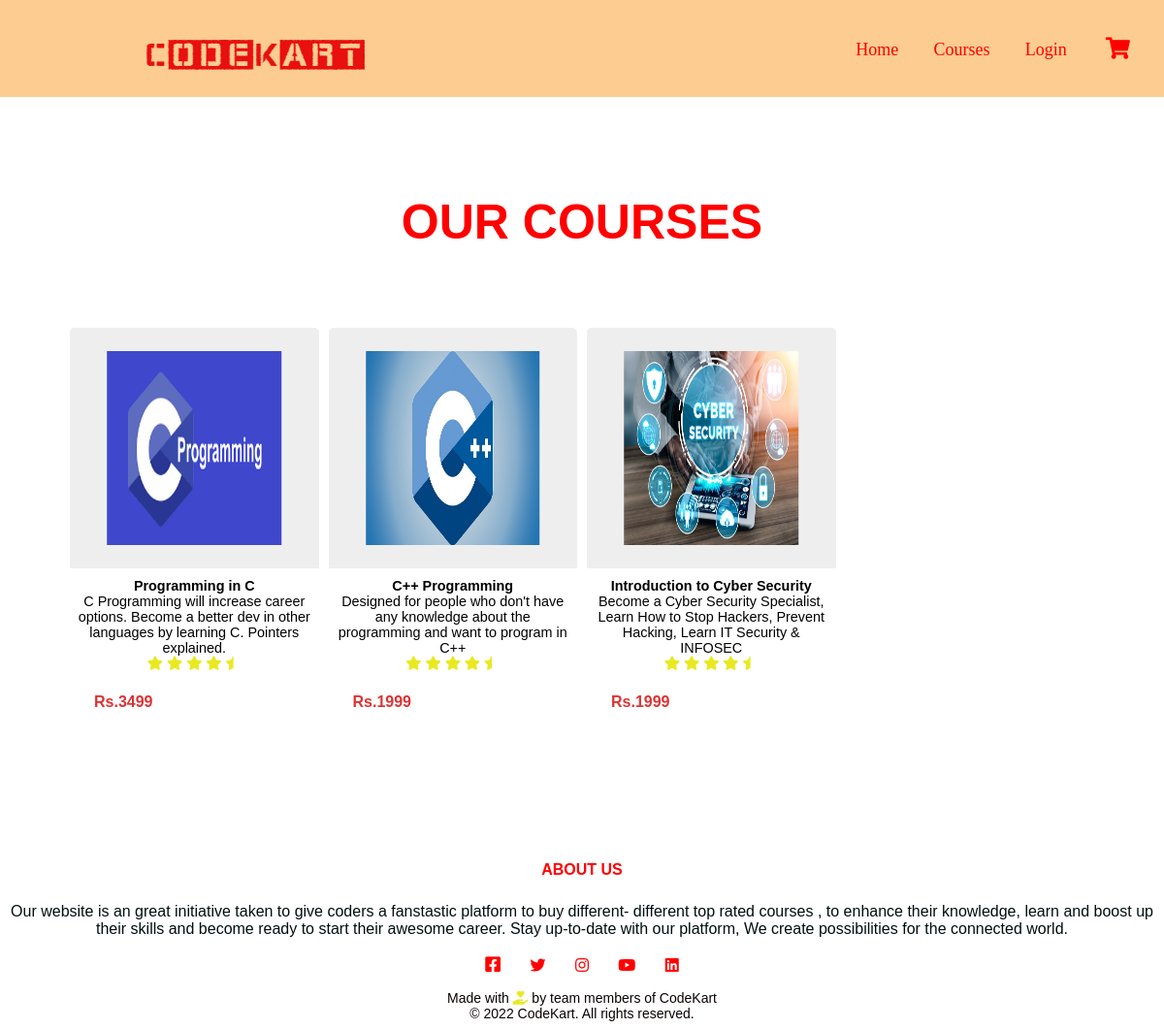
/courses.php, run on the app's committed database.
### tables this page shows
CREATE TABLE `Course_details` (
  `course_id` int(11) NOT NULL,
  `course_title` varchar(255) DEFAULT NULL,
  `course_short_desc` varchar(255) DEFAULT NULL,
  `course_wylleft` longtext DEFAULT NULL,
  `course_wylright` longtext DEFAULT NULL,
  `course_long_desc` longtext DEFAULT NULL,
  `course_rating` int(11) DEFAULT 5,
  `course_price` int(11) DEFAULT NULL,
  `course_image` varchar(255) NOT NULL,
  `creator_id` int(11) DEFAULT NULL
);

### backend/cms/cms-includes/functions.php (called while the page is built, shortened)
<?php
function getAllCourseData(){
    global $conn_1;
    $record = array();
    $sql = "SELECT * FROM Course_Details";
    $result = $conn_1->query($sql);
    while($row = $result -> fetch_row()){
        $record[] = $row;
    }
    return $record;
}

### courses.php (the view, shortened to what this page needs)
<?php include 'header.php' ?>
<?php $gcd = getAllCourseData(); ?>
        <section class="main-section">
                <div class="product-container">
                    <main>
                    <h3 style="color: red;font-size: 50px;margin-bottom: 30px;">OUR COURSES</h3>
                    <div class="products">
                        <?php foreach($gcd as $scd){ ?>
                        <div class="product">
                            <div class="product-under">
                                <figure class="product-image">
                                    <img src="Course Images\<?php echo $scd[8] ?>" height="200px"  width="200px">
                                </figure>
                                <div class="product-summary">
                                    <h4 class="productName"><?php echo $scd[1] ?></h4>
                                    <p>
                                    <?php echo $scd[2] ?>
                                    </p>
                                    <i class="fas fa-star"></i>
                                    <i class="fas fa-star"></i>
                                    <i class="fas fa-star"></i>
                                    <i class="fas fa-star"></i>
                                    <i class="fas fa-star-half"></i>
                                    <h6 class="price">
                                        Rs.<span class="priceValue"><?php echo $scd[7] ?></span>
                                    </h6>
                                </div>
                            </div>
                        </div>
                    <?php } ?>
                    </div>
                </div>
        </section>
<?php include 'footer.php' ?>

### header.php (shortened to what this page needs)
<!DOCTYPE html>
<html lang="sv">
    <head>
        <link rel="stylesheet" href="index.css">
        <link
            rel="stylesheet"
            href="https://cdnjs.cloudflare.com/ajax/libs/font-awesome/5.15.1/css/all.min.css"
        />
    </head>
    <body>
        <nav class="header">
            <div class="navbar-top">
                <div>
                    <div class="logo">
                  <a href="index.html"> <img style=" align-items:left;" src="images\cklogo.png" alt=""></a>
              </div>
                    </div>
                    <div class="shopping-cart">
                        <div class="sum-prices">
                            <nav>
                                <ul>
                                    <li class="active"><a href="https://codekart-project.000webhostapp.com/index.php">Home</a></li>
                                    <li><a href="https://codekart-project.000webhostapp.com/courses.php">Courses</a></li>
                                    <li><a href="https://codekart-project.000webhostapp.com/login.php">Login</a></li>
                                </ul>
                            </nav>
                            <i style="color: red;"
                                class="fas fa-shopping-cart shoppingCartButton"
                            ></i>
                        </div>
                    </div>
                </div>
        </nav>

### footer.php (shortened to what this page needs)
<section  class="footer">
    <h4 style="color: red;font-family: 'Gill Sans MT', Calibri, 'Trebuchet MS', sans-serif;font-size: 30;" >ABOUT US</h4>
    <p style="color:rgb(1, 15, 15);font-size: 20px;font-size: 16px;word-wrap: normal;">Our website is an great initiative taken to give  coders a fanstastic platform to buy different- different top rated courses ,
        to enhance their knowledge, learn and boost up their skills and become ready to start their awesome career. Stay up-to-date with our platform,
       We create possibilities for the connected world. </p>
    <div class="icons">
        <a><i class="fab fa-facebook-square"></i></a>
        <i class="fab fa-twitter"></i>
        <i class="fab fa-instagram"></i>
        <i class="fab fa-youtube"></i>
        <i class="fab fa-linkedin"></i>
    </div>
    <p style="font-size: 14px;" div class="last">Made with <i class="fas fa-hand-holding-heart"></i> by team members of CodeKart<br>
        © 2022 CodeKart. All rights reserved.</p>
</body>
</html>

### index.css (style rules this page uses)
* { margin:0; padding: 0; box-sizing: border-box; }
nav { flex:1; text-align: right; }
nav ul { display: inline-block; list-style-type: none; }
nav ul li { display: inline-block; margin-right: 30px; }
a { text-decoration: none; color: red; font-family: 'Times New Roman', Times, serif; font-size: 18px; }
.active, .nav ul li:hover { color:rgb(0, 128, 53); }
.header { background-color: rgb(253, 204, 144); }
.footer { width:100%; text-align:center; padding:8px 0; padding-top: 10PX; }
.footer h4 { margin-bottom: 25px; margin-top: 10px; font-weight: 600; color:red; }
.icons .fab { color:red; margin:0 13px; cursor:pointer; padding: 18px 0; }
.last { color:rgb(12, 3, 3); font-size: 15px; }
.fa-hand-holding-heart { color:crimson; }
a { text-decoration: none; }
* { margin: 0; padding: 0; box-sizing: border-box; text-decoration: none; font-family: "Titillium Web", sans-serif; list-style-type: none; }
html { -ms-overflow-style: none; scrollbar-width: none; }
body { display: flex; flex-direction: column; -ms-overflow-style: none; scrollbar-width: none; }
a { color: red; line-height: 1; }
ul { list-style-type: none; }
nav { display: flex; flex-direction: column; position: relative; justify-content: center; align-items: center; padding: 10px; }
nav .navbar-top { max-width: 1600px; padding: 10px; width: 100%; display: flex; flex-direction: row; justify-content: space-between; }
.navbar-top .logo { position: absolute; top: 30px; left: 100px; width: 150px; height: 75px; }
.navbar-top > div { margin-right: 10px; display: flex; flex-direction: row; align-items: center; justify-content: center; height: 60px; }
.navbar-top .shopping-cart { margin-left: 10px; font-size: 1.4rem; }
.shopping-cart .sum-prices { display: flex; flex-direction: row; justify-content: center; align-items: center; }
.shoppingCartButton { cursor: pointer; }
.price { color: #dd3333; margin-top: 10px; text-align: left; padding: 5px; font-size: 1rem; }
main { display: flex; flex-direction: column; justify-content: center; align-items: center; margin-bottom: 80px; }
.main-section { width: 100%; text-align: center; margin: 50px 0; }
.product-container { max-width: 1600px; margin: auto; width: 88vw; position: relative; }
.main-section h3 { font-size: 1.3rem; padding: 50px; }
.products { display: grid; grid-template-columns: repeat(4, 1fr); grid-gap: 10px; }
.product { position: relative; text-align: center; height: 400px; border-radius: 5px; overflow: hidden; }
.product-under { width: 100%; height: 100%; }
.product-image { position: relative; height: 62%; background-color: #eee; }
.product-image img { position: absolute; left: 50%; top: 50%; transform: translate(-50%, -50%); width: 70%; }
.product-summary { font-size: 0.9rem; position: relative; padding: 10px 5px; height: 38%; }
.product-summary > .price { position: absolute; left: 20px; bottom: 0; }
.fas { color: rgb(233, 233, 33); }

### data on the page
course_details: course_image (picture), course_title "Programming in C", course_short_desc "C Programming will increase career options. Become a better dev in other languages by learning C. Pointers explained.", course_price "3499"
course_details: course_image (picture), course_title "C++ Programming", course_short_desc "Designed for people who don't have any knowledge about the programming and want to program in C++", course_price "1999"
course_details: course_image (picture), course_title "Introduction to Cyber Security", course_short_desc "Become a Cyber Security Specialist, Learn How to Stop Hackers, Prevent Hacking, Learn IT Security & INFOSEC", course_price "1999"
